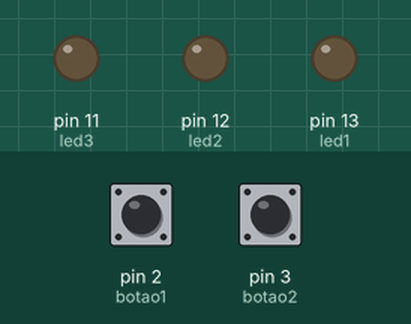
Simulated run of this sketch. Board: Arduino Uno, built with avr-gcc and run on an emulated ATmega328P. Shown: output pins drawn as LEDs (lit = HIGH). Dashed ring = blinking. Inputs (shaded band) come from the test bench; at power-on: pin 2 (botao1) LOW, pin 3 (botao2) LOW.

Above: at 1.2 s.
1.3 s: pin 2 (botao1) pulled HIGH for 0.15 s
At 1.4 s:
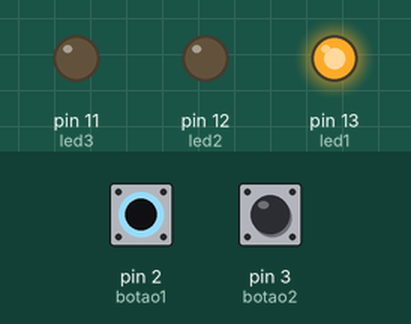
3.4 s: pin 3 (botao2) pulled HIGH for 1 s
At 3.5 s:
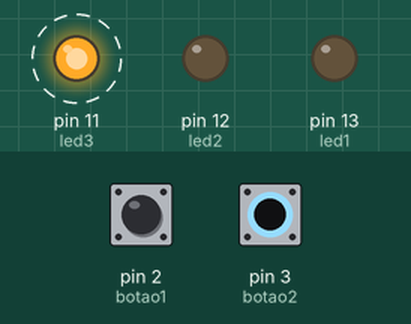
6.4 s: pin 3 (botao2) pulled HIGH for 3.2 s
At 6.7 s:
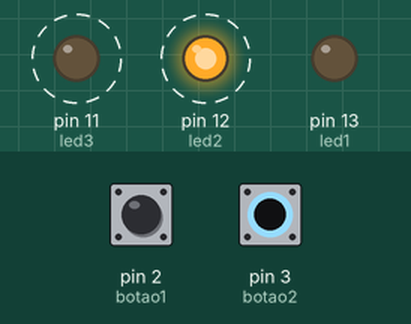
11.1 s: pin 2 (botao1) pulled HIGH for 3.2 s
At 11.2 s:
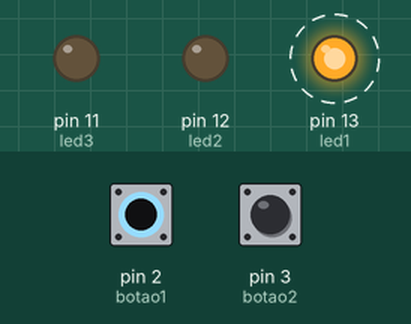
Timing chart, 0 to 16.2 s (numbered marks = the images above; inputs shaded):
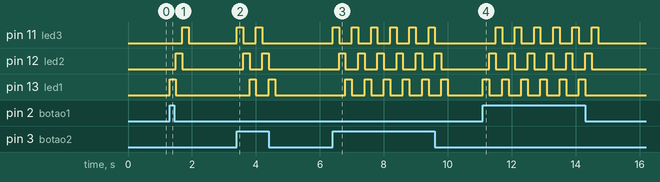

Measured:
- after the input at 1.3 s, pin 11 (led3): LOW → HIGH after 0.40 s, → LOW 0.20 s later; pin 12 (led2): LOW → HIGH after 0.20 s, → LOW 0.20 s later; pin 13 (led1): LOW → HIGH at once, → LOW 0.20 s later
- after the input at 3.4 s, pin 11 (led3): alternates HIGH for 0.20 s and LOW for 0.40 s, 4 changes in all, then stays LOW, starting at once; pin 12 (led2): alternates HIGH for 0.20 s and LOW for 0.40 s, 4 changes in all, then stays LOW, starting after 0.20 s
- after the input at 6.4 s, pin 11 (led3): alternates HIGH for 0.20 s and LOW for 0.40 s, 12 changes in all, then stays LOW, starting at once; pin 12 (led2): alternates HIGH for 0.20 s and LOW for 0.40 s, 12 changes in all, then stays LOW, starting after 0.20 s
- after the input at 11.1 s, pin 11 (led3): alternates HIGH for 0.20 s and LOW for 0.40 s, 12 changes in all, then stays LOW, starting after 0.40 s; pin 12 (led2): alternates HIGH for 0.20 s and LOW for 0.40 s, 12 changes in all, then stays LOW, starting after 0.20 s

The sketch:

3.ino
```cpp
//- Ao pressionar:
//- botão 2 os leds devem "correr" em um sentido.
//- botão 3 os leds devem "correr em sentido contrario.

const int botao1 = 2;
const int botao2 = 3;
const int led1 = 13;
const int led2 = 12;
const int led3 = 11;

void setup() {
    pinMode(botao1, INPUT);
    pinMode(botao2, INPUT);
    pinMode(led1, OUTPUT);
    pinMode(led2, OUTPUT);
    pinMode(led3, OUTPUT);
}

void loop() {
  bool botao1Pressionado = digitalRead(botao1) == HIGH;
  bool botao2Pressionado = digitalRead(botao2) == HIGH;

  if (botao1Pressionado) {
    digitalWrite(led1, HIGH);
    delay(200);
    digitalWrite(led1, LOW);
    digitalWrite(led2, HIGH);
    delay(200);
    digitalWrite(led2, LOW);
    digitalWrite(led3, HIGH);
    delay(200);
    digitalWrite(led3, LOW);
  }

  else if (botao2Pressionado) {
    digitalWrite(led3, HIGH);
    delay(200);
    digitalWrite(led3, LOW);
    digitalWrite(led2, HIGH);
    delay(200);
    digitalWrite(led2, LOW);
    digitalWrite(led1, HIGH);
    delay(200);
    digitalWrite(led1, LOW);
  }
}
```
